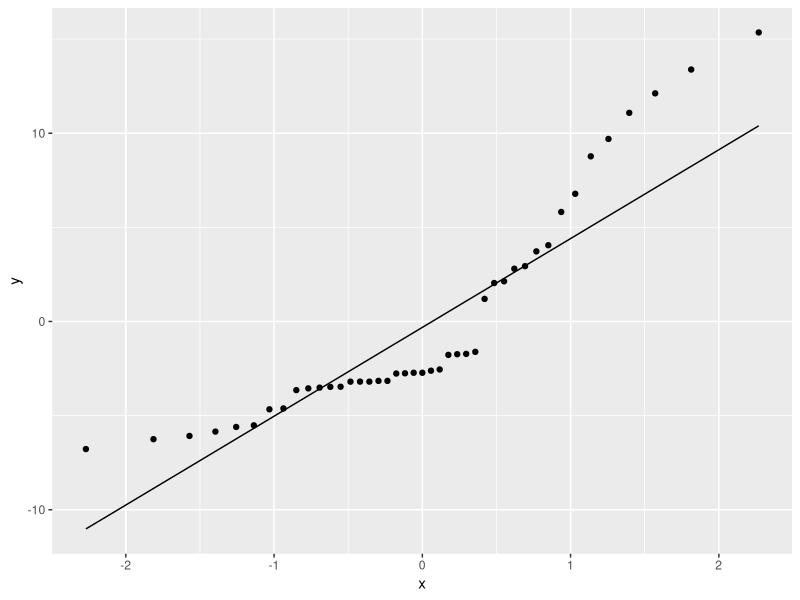
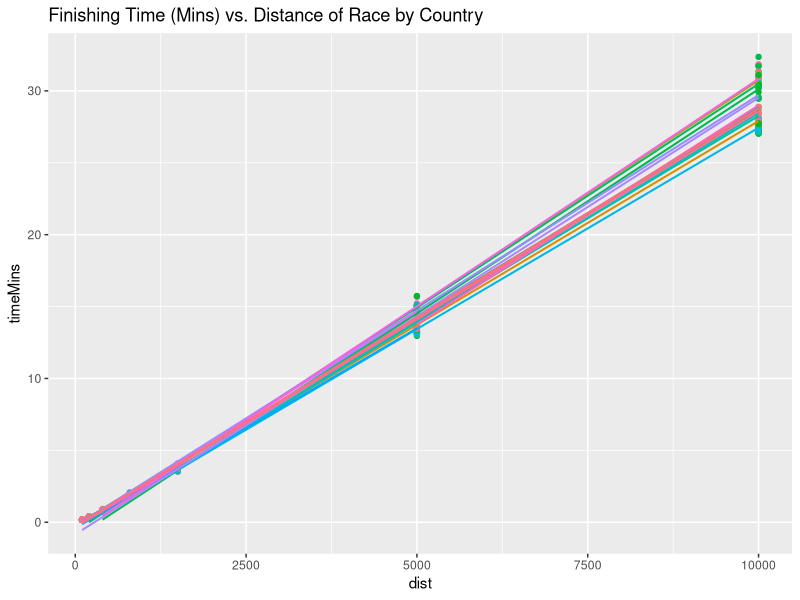

The R source for these figures, in order:
## ---- chunk 1
library(nlme)
library(lme4)
library(tidyverse)
library(ggplot2)
## ---- chunk 2
track <- read.csv("track_dist.csv")
## ---- chunk 3
mod1 <- lme(data = track, fixed = timeMins ~ 1, random = ~1|country2)
mod1
## ---- chunk 4
print(VarCorr(mod1), comp=c("Variance", "Std.Dev."), digits = 2)
## ---- chunk 5
ggplot(ranef(mod1),aes(sample = ranef(mod1)[,1]) ) + stat_qq() + stat_qq_line()
## ---- chunk 6
mod2 <- lme(data = track, fixed = timeMins ~ dist, random = ~1|country2)
mod2
## ---- chunk 7
print(VarCorr(mod2), comp=c("Variance", "Std.Dev."), digits = 2)
## ---- chunk 8
ggplot(data = track, aes(y = timeMins, x = dist, col = country2)) + geom_point(show.legend = F) + geom_smooth(method="lm", show.legend = F, se = F, size = .7) + ggtitle("Finishing Time (Mins) vs. Distance of Race by Country")
